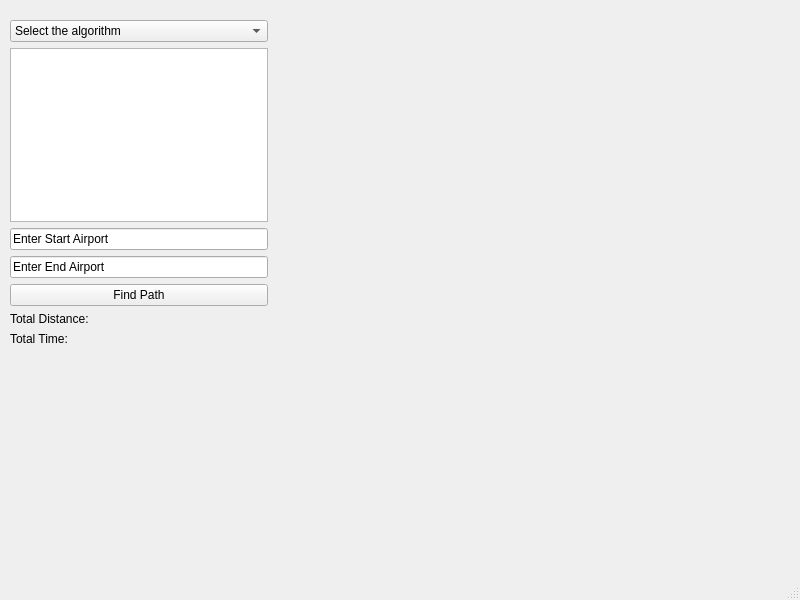
<?xml version="1.0" encoding="UTF-8"?>
<ui version="4.0">
 <class>MainWindow</class>
 <widget class="QMainWindow" name="MainWindow">
  <property name="geometry">
   <rect>
    <x>0</x>
    <y>0</y>
    <width>800</width>
    <height>600</height>
   </rect>
  </property>
  <property name="windowTitle">
   <string>MainWindow</string>
  </property>
  <widget class="QWidget" name="centralwidget">
   <widget class="QWidget" name="layoutWidget">
    <property name="geometry">
     <rect>
      <x>10</x>
      <y>20</y>
      <width>258</width>
      <height>326</height>
     </rect>
    </property>
    <layout class="QVBoxLayout" name="verticalLayout">
     <item>
      <widget class="QComboBox" name="algorithmComboBox">
       <property name="currentText">
        <string>Select the algorithm</string>
       </property>
       <item>
        <property name="text">
         <string>Select the algorithm</string>
        </property>
       </item>
       <item>
        <property name="text">
         <string/>
        </property>
       </item>
      </widget>
     </item>
     <item>
      <widget class="QTextEdit" name="resultTextEdit">
       <property name="html">
        <string>&lt;!DOCTYPE HTML PUBLIC &quot;-//W3C//DTD HTML 4.0//EN&quot; &quot;http://www.w3.org/TR/REC-html40/strict.dtd&quot;&gt;
&lt;html&gt;&lt;head&gt;&lt;meta name=&quot;qrichtext&quot; content=&quot;1&quot; /&gt;&lt;meta charset=&quot;utf-8&quot; /&gt;&lt;style type=&quot;text/css&quot;&gt;
p, li { white-space: pre-wrap; }
hr { height: 1px; border-width: 0; }
li.unchecked::marker { content: &quot;\2610&quot;; }
li.checked::marker { content: &quot;\2612&quot;; }
&lt;/style&gt;&lt;/head&gt;&lt;body style=&quot; font-family:'Segoe UI'; font-size:9pt; font-weight:400; font-style:normal;&quot;&gt;
&lt;p style=&quot;-qt-paragraph-type:empty; margin-top:0px; margin-bottom:0px; margin-left:0px; margin-right:0px; -qt-block-indent:0; text-indent:0px;&quot;&gt;&lt;br /&gt;&lt;/p&gt;&lt;/body&gt;&lt;/html&gt;</string>
       </property>
      </widget>
     </item>
     <item>
      <widget class="QLineEdit" name="startAirportLineEdit">
       <property name="text">
        <string>Enter Start Airport</string>
       </property>
      </widget>
     </item>
     <item>
      <widget class="QLineEdit" name="endAirportLineEdit">
       <property name="text">
        <string>Enter End Airport</string>
       </property>
      </widget>
     </item>
     <item>
      <widget class="QPushButton" name="findPathButton">
       <property name="text">
        <string>Find Path</string>
       </property>
      </widget>
     </item>
     <item>
      <widget class="QLabel" name="totalDistanceLabel">
       <property name="text">
        <string>Total Distance:</string>
       </property>
      </widget>
     </item>
     <item>
      <widget class="QLabel" name="totalTimeLabel">
       <property name="text">
        <string>Total Time:</string>
       </property>
      </widget>
     </item>
    </layout>
   </widget>
  </widget>
  <widget class="QMenuBar" name="menubar">
   <property name="geometry">
    <rect>
     <x>0</x>
     <y>0</y>
     <width>800</width>
     <height>17</height>
    </rect>
   </property>
  </widget>
  <widget class="QStatusBar" name="statusbar"/>
 </widget>
 <resources/>
 <connections/>
</ui>
